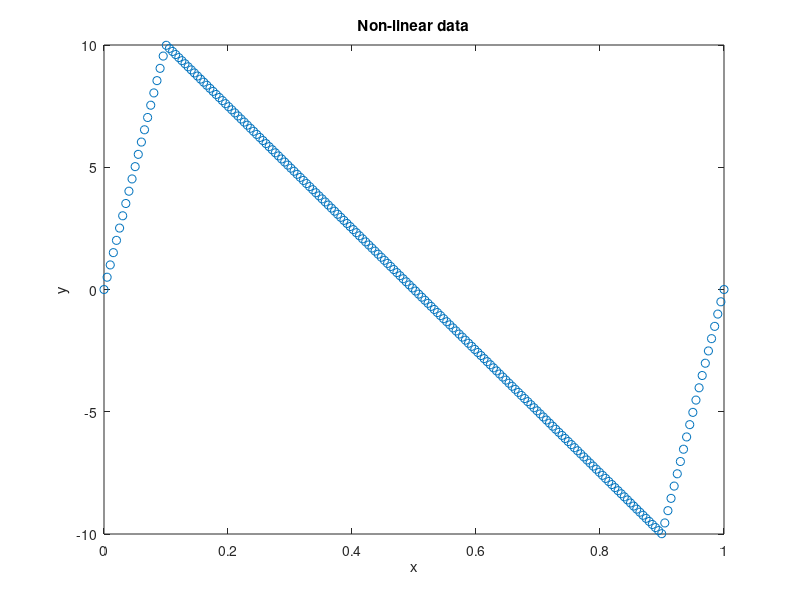

Write the MATLAB code that produced this figure. (Note: this script raises an error after producing the figure.)
%% Create nonlinear data

N = 200;

x = linspace(0,1,N);
%y = (x-0.1).*(x-0.15).*(x-0.9) * 100;
y = zeros(size(x));
for i = 1:N
    if x(i) <= 0.1
        y(i) = x(i) * 10;
    elseif x(i) >= 0.9
        y(i) = -1 + (x(i) - 0.9) * 10;
    else
        y(i) = 1 - 2 * (x(i) - 0.1) / 0.8;
    end
end

y = y * 10;

x = x';
y = y';

%% Plot data

h = figure;
plot(x, y, 'o');
xlabel('x');
ylabel('y');
title('Non-linear data');
save2pdf('non-linear.pdf', h, 600);

%% Cross validated error of linear regression

lr_errors = zeros(N,1);

for i = 1:N
    train_indices = [(1:(i-1)), (i+1):N]';
    x_train = x(train_indices);
    y_train = y(train_indices);
    x_test = x(i);
    y_test = y(i);
    
    p = polyfit(x_train, y_train, 1);
    
    y_pred = p(2) + p(1)*x_test;
    
    lr_errors(i) = abs(y_test - y_pred);
end

display(mean(lr_errors));
display(std(lr_errors) / sqrt(N));

%% Cross validated error of Theil--Sen

ts_errors = zeros(N,1);

for i = 1:N
    train_indices = [(1:(i-1)), (i+1):N]';
    x_train = x(train_indices);
    y_train = y(train_indices);
    x_test = x(i);
    y_test = y(i);
    
    m = Theil_Sen_Regress(x_train,y_train);
    offset = median(y_train - m*x_train);
    
    y_pred = offset + m * x_test;
    
    ts_errors(i) = abs(y_test - y_pred);
end

display(mean(ts_errors));
display(std(ts_errors) / sqrt(N));

%% Cross validate error of kNN

k = 5;

knn_errors = zeros(N,1);

for i = 1:N
    train_indices = [(1:(i-1)), (i+1):N]';
    x_train = x(train_indices);
    y_train = y(train_indices);
    x_test = x(i);
    y_test = y(i);
    
    idx = knnsearch(x_train, x_test, 'K', k);
    
    y_pred = mean(y_train(idx));
    
    knn_errors(i) = abs(y_test - y_pred);
end

display(mean(knn_errors));
display(std(knn_errors) / sqrt(N));